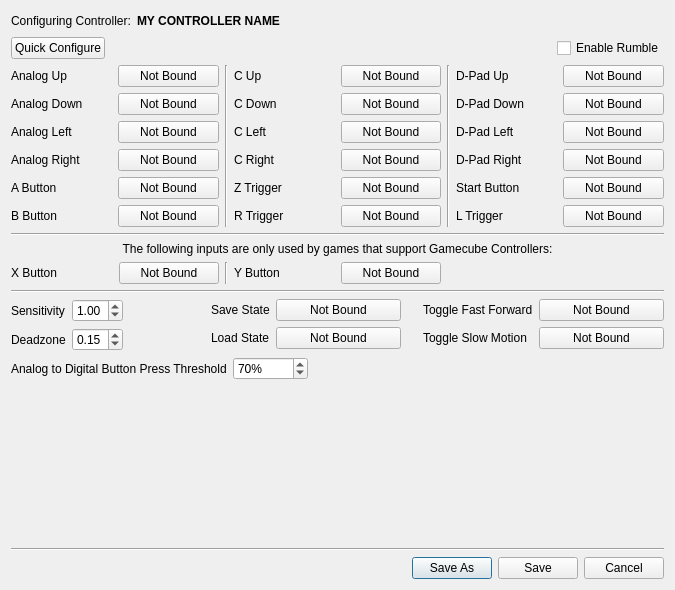
<?xml version="1.0" encoding="UTF-8"?>
<ui version="4.0">
 <class>ControllerConfigDialog</class>
 <widget class="QDialog" name="ControllerConfigDialog">
  <property name="geometry">
   <rect>
    <x>0</x>
    <y>0</y>
    <width>675</width>
    <height>590</height>
   </rect>
  </property>
  <property name="windowTitle">
   <string>Configure Controller</string>
  </property>
  <property name="modal">
   <bool>true</bool>
  </property>
  <layout class="QVBoxLayout" name="verticalLayout">
   <item>
    <layout class="QHBoxLayout" name="horizontalLayout_2">
     <item>
      <widget class="QLabel" name="label_19">
       <property name="text">
        <string>Configuring Controller:</string>
       </property>
      </widget>
     </item>
     <item>
      <widget class="QLabel" name="controllerNameLabel">
       <property name="font">
        <font>
         <weight>75</weight>
         <bold>true</bold>
        </font>
       </property>
       <property name="text">
        <string notr="true">MY CONTROLLER NAME</string>
       </property>
      </widget>
     </item>
     <item>
      <spacer name="horizontalSpacer">
       <property name="orientation">
        <enum>Qt::Horizontal</enum>
       </property>
       <property name="sizeHint" stdset="0">
        <size>
         <width>40</width>
         <height>20</height>
        </size>
       </property>
      </spacer>
     </item>
    </layout>
   </item>
   <item>
    <layout class="QHBoxLayout" name="horizontalLayout_4">
     <item>
      <widget class="QPushButton" name="quickConfigureButton">
       <property name="text">
        <string>Quick Configure</string>
       </property>
       <property name="icon">
        <iconset theme="media-seek-forward">
         <normaloff>.</normaloff>.</iconset>
       </property>
      </widget>
     </item>
     <item>
      <spacer name="horizontalSpacer_4">
       <property name="orientation">
        <enum>Qt::Horizontal</enum>
       </property>
       <property name="sizeHint" stdset="0">
        <size>
         <width>40</width>
         <height>20</height>
        </size>
       </property>
      </spacer>
     </item>
     <item>
      <widget class="QCheckBox" name="rumbleCheckbox">
       <property name="text">
        <string>Enable Rumble</string>
       </property>
      </widget>
     </item>
    </layout>
   </item>
   <item>
    <layout class="QHBoxLayout" name="horizontalLayout" stretch="1,0,1,0,1">
     <item>
      <layout class="QGridLayout" name="gridLayout">
       <item row="0" column="0">
        <widget class="QLabel" name="label">
         <property name="text">
          <string>Analog Up</string>
         </property>
         <property name="buddy">
          <cstring>pushButton</cstring>
         </property>
        </widget>
       </item>
       <item row="0" column="1">
        <widget class="QPushButton" name="pushButton">
         <property name="text">
          <string notr="true">Not Bound</string>
         </property>
         <property name="controllerBinding" stdset="0">
          <number>0</number>
         </property>
         <attribute name="buttonGroup">
          <string notr="true">bindingButtonGroup</string>
         </attribute>
        </widget>
       </item>
       <item row="1" column="0">
        <widget class="QLabel" name="label_2">
         <property name="text">
          <string>Analog Down</string>
         </property>
         <property name="buddy">
          <cstring>pushButton_2</cstring>
         </property>
        </widget>
       </item>
       <item row="1" column="1">
        <widget class="QPushButton" name="pushButton_2">
         <property name="text">
          <string notr="true">Not Bound</string>
         </property>
         <property name="controllerBinding" stdset="0">
          <number>1</number>
         </property>
         <attribute name="buttonGroup">
          <string notr="true">bindingButtonGroup</string>
         </attribute>
        </widget>
       </item>
       <item row="2" column="0">
        <widget class="QLabel" name="label_3">
         <property name="text">
          <string>Analog Left</string>
         </property>
         <property name="buddy">
          <cstring>pushButton_3</cstring>
         </property>
        </widget>
       </item>
       <item row="2" column="1">
        <widget class="QPushButton" name="pushButton_3">
         <property name="text">
          <string notr="true">Not Bound</string>
         </property>
         <property name="controllerBinding" stdset="0">
          <number>2</number>
         </property>
         <attribute name="buttonGroup">
          <string notr="true">bindingButtonGroup</string>
         </attribute>
        </widget>
       </item>
       <item row="3" column="0">
        <widget class="QLabel" name="label_4">
         <property name="text">
          <string>Analog Right</string>
         </property>
         <property name="buddy">
          <cstring>pushButton_4</cstring>
         </property>
        </widget>
       </item>
       <item row="3" column="1">
        <widget class="QPushButton" name="pushButton_4">
         <property name="text">
          <string notr="true">Not Bound</string>
         </property>
         <property name="controllerBinding" stdset="0">
          <number>3</number>
         </property>
         <attribute name="buttonGroup">
          <string notr="true">bindingButtonGroup</string>
         </attribute>
        </widget>
       </item>
       <item row="4" column="0">
        <widget class="QLabel" name="label_5">
         <property name="text">
          <string>A Button</string>
         </property>
         <property name="buddy">
          <cstring>pushButton_5</cstring>
         </property>
        </widget>
       </item>
       <item row="4" column="1">
        <widget class="QPushButton" name="pushButton_5">
         <property name="text">
          <string notr="true">Not Bound</string>
         </property>
         <property name="controllerBinding" stdset="0">
          <number>12</number>
         </property>
         <attribute name="buttonGroup">
          <string notr="true">bindingButtonGroup</string>
         </attribute>
        </widget>
       </item>
       <item row="5" column="0">
        <widget class="QLabel" name="label_6">
         <property name="text">
          <string>B Button</string>
         </property>
         <property name="buddy">
          <cstring>pushButton_6</cstring>
         </property>
        </widget>
       </item>
       <item row="5" column="1">
        <widget class="QPushButton" name="pushButton_6">
         <property name="text">
          <string notr="true">Not Bound</string>
         </property>
         <property name="controllerBinding" stdset="0">
          <number>13</number>
         </property>
         <attribute name="buttonGroup">
          <string notr="true">bindingButtonGroup</string>
         </attribute>
        </widget>
       </item>
      </layout>
     </item>
     <item>
      <widget class="Line" name="line">
       <property name="orientation">
        <enum>Qt::Vertical</enum>
       </property>
      </widget>
     </item>
     <item>
      <layout class="QGridLayout" name="gridLayout_2">
       <item row="0" column="0">
        <widget class="QLabel" name="label_7">
         <property name="text">
          <string>C Up</string>
         </property>
         <property name="buddy">
          <cstring>pushButton_7</cstring>
         </property>
        </widget>
       </item>
       <item row="0" column="1">
        <widget class="QPushButton" name="pushButton_7">
         <property name="text">
          <string notr="true">Not Bound</string>
         </property>
         <property name="controllerBinding" stdset="0">
          <number>4</number>
         </property>
         <attribute name="buttonGroup">
          <string notr="true">bindingButtonGroup</string>
         </attribute>
        </widget>
       </item>
       <item row="1" column="0">
        <widget class="QLabel" name="label_8">
         <property name="text">
          <string>C Down</string>
         </property>
         <property name="buddy">
          <cstring>pushButton_8</cstring>
         </property>
        </widget>
       </item>
       <item row="1" column="1">
        <widget class="QPushButton" name="pushButton_8">
         <property name="text">
          <string notr="true">Not Bound</string>
         </property>
         <property name="controllerBinding" stdset="0">
          <number>5</number>
         </property>
         <attribute name="buttonGroup">
          <string notr="true">bindingButtonGroup</string>
         </attribute>
        </widget>
       </item>
       <item row="2" column="0">
        <widget class="QLabel" name="label_9">
         <property name="text">
          <string>C Left</string>
         </property>
         <property name="buddy">
          <cstring>pushButton_9</cstring>
         </property>
        </widget>
       </item>
       <item row="2" column="1">
        <widget class="QPushButton" name="pushButton_9">
         <property name="text">
          <string notr="true">Not Bound</string>
         </property>
         <property name="controllerBinding" stdset="0">
          <number>6</number>
         </property>
         <attribute name="buttonGroup">
          <string notr="true">bindingButtonGroup</string>
         </attribute>
        </widget>
       </item>
       <item row="3" column="0">
        <widget class="QLabel" name="label_10">
         <property name="text">
          <string>C Right</string>
         </property>
         <property name="buddy">
          <cstring>pushButton_10</cstring>
         </property>
        </widget>
       </item>
       <item row="3" column="1">
        <widget class="QPushButton" name="pushButton_10">
         <property name="text">
          <string notr="true">Not Bound</string>
         </property>
         <property name="controllerBinding" stdset="0">
          <number>7</number>
         </property>
         <attribute name="buttonGroup">
          <string notr="true">bindingButtonGroup</string>
         </attribute>
        </widget>
       </item>
       <item row="4" column="0">
        <widget class="QLabel" name="label_11">
         <property name="text">
          <string>Z Trigger</string>
         </property>
         <property name="buddy">
          <cstring>pushButton_11</cstring>
         </property>
        </widget>
       </item>
       <item row="4" column="1">
        <widget class="QPushButton" name="pushButton_11">
         <property name="text">
          <string notr="true">Not Bound</string>
         </property>
         <property name="controllerBinding" stdset="0">
          <number>15</number>
         </property>
         <attribute name="buttonGroup">
          <string notr="true">bindingButtonGroup</string>
         </attribute>
        </widget>
       </item>
       <item row="5" column="0">
        <widget class="QLabel" name="label_12">
         <property name="text">
          <string>R Trigger</string>
         </property>
         <property name="buddy">
          <cstring>pushButton_12</cstring>
         </property>
        </widget>
       </item>
       <item row="5" column="1">
        <widget class="QPushButton" name="pushButton_12">
         <property name="text">
          <string notr="true">Not Bound</string>
         </property>
         <property name="controllerBinding" stdset="0">
          <number>16</number>
         </property>
         <attribute name="buttonGroup">
          <string notr="true">bindingButtonGroup</string>
         </attribute>
        </widget>
       </item>
      </layout>
     </item>
     <item>
      <widget class="Line" name="line_2">
       <property name="orientation">
        <enum>Qt::Vertical</enum>
       </property>
      </widget>
     </item>
     <item>
      <layout class="QGridLayout" name="gridLayout_3">
       <item row="0" column="0">
        <widget class="QLabel" name="label_13">
         <property name="text">
          <string>D-Pad Up</string>
         </property>
         <property name="buddy">
          <cstring>pushButton_13</cstring>
         </property>
        </widget>
       </item>
       <item row="0" column="1">
        <widget class="QPushButton" name="pushButton_13">
         <property name="text">
          <string notr="true">Not Bound</string>
         </property>
         <property name="controllerBinding" stdset="0">
          <number>8</number>
         </property>
         <attribute name="buttonGroup">
          <string notr="true">bindingButtonGroup</string>
         </attribute>
        </widget>
       </item>
       <item row="1" column="0">
        <widget class="QLabel" name="label_14">
         <property name="text">
          <string>D-Pad Down</string>
         </property>
         <property name="buddy">
          <cstring>pushButton_14</cstring>
         </property>
        </widget>
       </item>
       <item row="1" column="1">
        <widget class="QPushButton" name="pushButton_14">
         <property name="text">
          <string notr="true">Not Bound</string>
         </property>
         <property name="controllerBinding" stdset="0">
          <number>9</number>
         </property>
         <attribute name="buttonGroup">
          <string notr="true">bindingButtonGroup</string>
         </attribute>
        </widget>
       </item>
       <item row="2" column="0">
        <widget class="QLabel" name="label_15">
         <property name="text">
          <string>D-Pad Left</string>
         </property>
         <property name="buddy">
          <cstring>pushButton_15</cstring>
         </property>
        </widget>
       </item>
       <item row="2" column="1">
        <widget class="QPushButton" name="pushButton_15">
         <property name="text">
          <string notr="true">Not Bound</string>
         </property>
         <property name="controllerBinding" stdset="0">
          <number>10</number>
         </property>
         <attribute name="buttonGroup">
          <string notr="true">bindingButtonGroup</string>
         </attribute>
        </widget>
       </item>
       <item row="3" column="0">
        <widget class="QLabel" name="label_16">
         <property name="text">
          <string>D-Pad Right</string>
         </property>
         <property name="buddy">
          <cstring>pushButton_16</cstring>
         </property>
        </widget>
       </item>
       <item row="3" column="1">
        <widget class="QPushButton" name="pushButton_16">
         <property name="text">
          <string notr="true">Not Bound</string>
         </property>
         <property name="controllerBinding" stdset="0">
          <number>11</number>
         </property>
         <attribute name="buttonGroup">
          <string notr="true">bindingButtonGroup</string>
         </attribute>
        </widget>
       </item>
       <item row="4" column="0">
        <widget class="QLabel" name="label_17">
         <property name="text">
          <string>Start Button</string>
         </property>
         <property name="buddy">
          <cstring>pushButton_17</cstring>
         </property>
        </widget>
       </item>
       <item row="4" column="1">
        <widget class="QPushButton" name="pushButton_17">
         <property name="text">
          <string notr="true">Not Bound</string>
         </property>
         <property name="controllerBinding" stdset="0">
          <number>17</number>
         </property>
         <attribute name="buttonGroup">
          <string notr="true">bindingButtonGroup</string>
         </attribute>
        </widget>
       </item>
       <item row="5" column="0">
        <widget class="QLabel" name="label_18">
         <property name="text">
          <string>L Trigger</string>
         </property>
         <property name="buddy">
          <cstring>pushButton_18</cstring>
         </property>
        </widget>
       </item>
       <item row="5" column="1">
        <widget class="QPushButton" name="pushButton_18">
         <property name="text">
          <string notr="true">Not Bound</string>
         </property>
         <property name="controllerBinding" stdset="0">
          <number>14</number>
         </property>
         <attribute name="buttonGroup">
          <string notr="true">bindingButtonGroup</string>
         </attribute>
        </widget>
       </item>
      </layout>
     </item>
    </layout>
   </item>
   <item>
    <widget class="Line" name="line_4">
     <property name="orientation">
      <enum>Qt::Horizontal</enum>
     </property>
    </widget>
   </item>
   <item>
    <widget class="QLabel" name="label_34">
     <property name="text">
      <string>The following inputs are only used by games that support Gamecube Controllers:</string>
     </property>
     <property name="alignment">
      <set>Qt::AlignCenter</set>
     </property>
     <property name="wordWrap">
      <bool>true</bool>
     </property>
    </widget>
   </item>
   <item>
    <layout class="QHBoxLayout" name="horizontalLayout_7">
     <item>
      <layout class="QGridLayout" name="gridLayout_9">
       <property name="horizontalSpacing">
        <number>7</number>
       </property>
       <item row="0" column="0">
        <widget class="QLabel" name="label_32">
         <property name="text">
          <string>X Button</string>
         </property>
        </widget>
       </item>
       <item row="0" column="1">
        <widget class="QPushButton" name="pushButton_29">
         <property name="text">
          <string>Not Bound</string>
         </property>
         <property name="controllerBinding" stdset="0">
          <number>18</number>
         </property>
         <attribute name="buttonGroup">
          <string notr="true">bindingButtonGroup</string>
         </attribute>
        </widget>
       </item>
      </layout>
     </item>
     <item>
      <widget class="Line" name="line_5">
       <property name="orientation">
        <enum>Qt::Vertical</enum>
       </property>
      </widget>
     </item>
     <item>
      <layout class="QGridLayout" name="gridLayout_10">
       <item row="0" column="1">
        <widget class="QPushButton" name="pushButton_30">
         <property name="text">
          <string>Not Bound</string>
         </property>
         <property name="controllerBinding" stdset="0">
          <number>19</number>
         </property>
         <attribute name="buttonGroup">
          <string notr="true">bindingButtonGroup</string>
         </attribute>
        </widget>
       </item>
       <item row="0" column="0">
        <widget class="QLabel" name="label_33">
         <property name="text">
          <string>Y Button</string>
         </property>
        </widget>
       </item>
      </layout>
     </item>
     <item>
      <widget class="Line" name="line_7">
       <property name="lineWidth">
        <number>0</number>
       </property>
       <property name="orientation">
        <enum>Qt::Vertical</enum>
       </property>
      </widget>
     </item>
     <item>
      <layout class="QGridLayout" name="gridLayout_11">
       <item row="0" column="1">
        <widget class="QLabel" name="label_35">
         <property name="text">
          <string/>
         </property>
        </widget>
       </item>
       <item row="0" column="0">
        <widget class="QLabel" name="label_36">
         <property name="text">
          <string/>
         </property>
        </widget>
       </item>
      </layout>
     </item>
    </layout>
   </item>
   <item>
    <widget class="Line" name="line_6">
     <property name="orientation">
      <enum>Qt::Horizontal</enum>
     </property>
    </widget>
   </item>
   <item>
    <layout class="QHBoxLayout" name="horizontalLayout_3">
     <item>
      <layout class="QGridLayout" name="gridLayout_4">
       <item row="0" column="0">
        <widget class="QLabel" name="label_21">
         <property name="text">
          <string>Sensitivity</string>
         </property>
         <property name="buddy">
          <cstring>sensitivitySpinner</cstring>
         </property>
        </widget>
       </item>
       <item row="0" column="1">
        <widget class="QDoubleSpinBox" name="sensitivitySpinner">
         <property name="minimum">
          <double>0.500000000000000</double>
         </property>
         <property name="maximum">
          <double>2.000000000000000</double>
         </property>
         <property name="singleStep">
          <double>0.010000000000000</double>
         </property>
         <property name="value">
          <double>1.000000000000000</double>
         </property>
        </widget>
       </item>
       <item row="1" column="0">
        <widget class="QLabel" name="label_22">
         <property name="text">
          <string>Deadzone</string>
         </property>
         <property name="buddy">
          <cstring>deadzoneSpinner</cstring>
         </property>
        </widget>
       </item>
       <item row="1" column="1">
        <widget class="QDoubleSpinBox" name="deadzoneSpinner">
         <property name="maximum">
          <double>1.000000000000000</double>
         </property>
         <property name="singleStep">
          <double>0.010000000000000</double>
         </property>
         <property name="value">
          <double>0.150000000000000</double>
         </property>
        </widget>
       </item>
      </layout>
     </item>
     <item>
      <spacer name="horizontalSpacer_2">
       <property name="orientation">
        <enum>Qt::Horizontal</enum>
       </property>
       <property name="sizeHint" stdset="0">
        <size>
         <width>40</width>
         <height>20</height>
        </size>
       </property>
      </spacer>
     </item>
     <item>
      <layout class="QGridLayout" name="gridLayout_5">
       <item row="0" column="4">
        <widget class="QPushButton" name="pushButton_21">
         <property name="minimumSize">
          <size>
           <width>125</width>
           <height>0</height>
          </size>
         </property>
         <property name="text">
          <string notr="true">Not Bound</string>
         </property>
         <property name="controllerBinding" stdset="0">
          <number>22</number>
         </property>
         <attribute name="buttonGroup">
          <string notr="true">bindingButtonGroup</string>
         </attribute>
        </widget>
       </item>
       <item row="0" column="0">
        <widget class="QLabel" name="label_23">
         <property name="text">
          <string>Save State</string>
         </property>
         <property name="buddy">
          <cstring>pushButton_19</cstring>
         </property>
        </widget>
       </item>
       <item row="0" column="1">
        <widget class="QPushButton" name="pushButton_19">
         <property name="minimumSize">
          <size>
           <width>125</width>
           <height>0</height>
          </size>
         </property>
         <property name="text">
          <string notr="true">Not Bound</string>
         </property>
         <property name="controllerBinding" stdset="0">
          <number>20</number>
         </property>
         <attribute name="buttonGroup">
          <string notr="true">bindingButtonGroup</string>
         </attribute>
        </widget>
       </item>
       <item row="1" column="0">
        <widget class="QLabel" name="label_24">
         <property name="text">
          <string>Load State</string>
         </property>
         <property name="buddy">
          <cstring>pushButton_20</cstring>
         </property>
        </widget>
       </item>
       <item row="1" column="1">
        <widget class="QPushButton" name="pushButton_20">
         <property name="minimumSize">
          <size>
           <width>125</width>
           <height>0</height>
          </size>
         </property>
         <property name="text">
          <string notr="true">Not Bound</string>
         </property>
         <property name="controllerBinding" stdset="0">
          <number>21</number>
         </property>
         <attribute name="buttonGroup">
          <string notr="true">bindingButtonGroup</string>
         </attribute>
        </widget>
       </item>
       <item row="1" column="4">
        <widget class="QPushButton" name="pushButton_22">
         <property name="minimumSize">
          <size>
           <width>125</width>
           <height>0</height>
          </size>
         </property>
         <property name="text">
          <string notr="true">Not Bound</string>
         </property>
         <property name="controllerBinding" stdset="0">
          <number>23</number>
         </property>
         <attribute name="buttonGroup">
          <string notr="true">bindingButtonGroup</string>
         </attribute>
        </widget>
       </item>
       <item row="1" column="3">
        <widget class="QLabel" name="label_25">
         <property name="text">
          <string>Toggle Slow Motion</string>
         </property>
         <property name="buddy">
          <cstring>pushButton_22</cstring>
         </property>
        </widget>
       </item>
       <item row="0" column="3">
        <widget class="QLabel" name="label_20">
         <property name="text">
          <string>Toggle Fast Forward</string>
         </property>
         <property name="buddy">
          <cstring>pushButton_21</cstring>
         </property>
        </widget>
       </item>
       <item row="0" column="2">
        <spacer name="horizontalSpacer_3">
         <property name="orientation">
          <enum>Qt::Horizontal</enum>
         </property>
         <property name="sizeType">
          <enum>QSizePolicy::Fixed</enum>
         </property>
         <property name="sizeHint" stdset="0">
          <size>
           <width>16</width>
           <height>20</height>
          </size>
         </property>
        </spacer>
       </item>
      </layout>
     </item>
    </layout>
   </item>
   <item>
    <layout class="QHBoxLayout" name="horizontalLayout_6">
     <item>
      <widget class="QLabel" name="label_26">
       <property name="toolTip">
        <string>How far you need to press down a trigger or tilt a control stick that is bound to an N64 button before it is considered a button press</string>
       </property>
       <property name="text">
        <string>Analog to Digital Button Press Threshold</string>
       </property>
       <property name="buddy">
        <cstring>axisThresholdSpinner</cstring>
       </property>
      </widget>
     </item>
     <item>
      <widget class="QSpinBox" name="axisThresholdSpinner">
       <property name="minimumSize">
        <size>
         <width>75</width>
         <height>0</height>
        </size>
       </property>
       <property name="suffix">
        <string notr="true">%</string>
       </property>
       <property name="minimum">
        <number>10</number>
       </property>
       <property name="maximum">
        <number>99</number>
       </property>
       <property name="value">
        <number>70</number>
       </property>
      </widget>
     </item>
     <item>
      <spacer name="horizontalSpacer_6">
       <property name="orientation">
        <enum>Qt::Horizontal</enum>
       </property>
       <property name="sizeHint" stdset="0">
        <size>
         <width>40</width>
         <height>20</height>
        </size>
       </property>
      </spacer>
     </item>
    </layout>
   </item>
   <item>
    <spacer name="verticalSpacer">
     <property name="orientation">
      <enum>Qt::Vertical</enum>
     </property>
     <property name="sizeHint" stdset="0">
      <size>
       <width>20</width>
       <height>40</height>
      </size>
     </property>
    </spacer>
   </item>
   <item>
    <widget class="Line" name="line_3">
     <property name="orientation">
      <enum>Qt::Horizontal</enum>
     </property>
    </widget>
   </item>
   <item>
    <layout class="QHBoxLayout" name="horizontalLayout_5">
     <item>
      <spacer name="horizontalSpacer_5">
       <property name="orientation">
        <enum>Qt::Horizontal</enum>
       </property>
       <property name="sizeHint" stdset="0">
        <size>
         <width>40</width>
         <height>20</height>
        </size>
       </property>
      </spacer>
     </item>
     <item>
      <widget class="QPushButton" name="saveAsButton">
       <property name="text">
        <string>Save As</string>
       </property>
       <property name="icon">
        <iconset theme="document-save-as">
         <normaloff>.</normaloff>.</iconset>
       </property>
       <property name="default">
        <bool>true</bool>
       </property>
       <attribute name="buttonGroup">
        <string notr="true">buttonGroup</string>
       </attribute>
      </widget>
     </item>
     <item>
      <widget class="QPushButton" name="saveButton">
       <property name="enabled">
        <bool>true</bool>
       </property>
       <property name="text">
        <string>Save</string>
       </property>
       <property name="icon">
        <iconset theme="document-save">
         <normaloff>.</normaloff>.</iconset>
       </property>
       <attribute name="buttonGroup">
        <string notr="true">buttonGroup</string>
       </attribute>
      </widget>
     </item>
     <item>
      <widget class="QPushButton" name="cancelButton">
       <property name="text">
        <string>Cancel</string>
       </property>
       <property name="icon">
        <iconset theme="dialog-cancel">
         <normaloff>.</normaloff>.</iconset>
       </property>
       <attribute name="buttonGroup">
        <string notr="true">buttonGroup</string>
       </attribute>
      </widget>
     </item>
    </layout>
   </item>
  </layout>
 </widget>
 <tabstops>
  <tabstop>quickConfigureButton</tabstop>
  <tabstop>rumbleCheckbox</tabstop>
  <tabstop>pushButton</tabstop>
  <tabstop>pushButton_2</tabstop>
  <tabstop>pushButton_3</tabstop>
  <tabstop>pushButton_4</tabstop>
  <tabstop>pushButton_5</tabstop>
  <tabstop>pushButton_6</tabstop>
  <tabstop>pushButton_7</tabstop>
  <tabstop>pushButton_8</tabstop>
  <tabstop>pushButton_9</tabstop>
  <tabstop>pushButton_10</tabstop>
  <tabstop>pushButton_11</tabstop>
  <tabstop>pushButton_12</tabstop>
  <tabstop>pushButton_13</tabstop>
  <tabstop>pushButton_14</tabstop>
  <tabstop>pushButton_15</tabstop>
  <tabstop>pushButton_16</tabstop>
  <tabstop>pushButton_17</tabstop>
  <tabstop>pushButton_18</tabstop>
  <tabstop>pushButton_29</tabstop>
  <tabstop>pushButton_30</tabstop>
  <tabstop>sensitivitySpinner</tabstop>
  <tabstop>deadzoneSpinner</tabstop>
  <tabstop>pushButton_19</tabstop>
  <tabstop>pushButton_20</tabstop>
  <tabstop>pushButton_21</tabstop>
  <tabstop>pushButton_22</tabstop>
  <tabstop>axisThresholdSpinner</tabstop>
  <tabstop>saveAsButton</tabstop>
  <tabstop>saveButton</tabstop>
  <tabstop>cancelButton</tabstop>
 </tabstops>
 <resources/>
 <connections>
  <connection>
   <sender>quickConfigureButton</sender>
   <signal>clicked()</signal>
   <receiver>ControllerConfigDialog</receiver>
   <slot>bindAll()</slot>
   <hints>
    <hint type="sourcelabel">
     <x>83</x>
     <y>44</y>
    </hint>
    <hint type="destinationlabel">
     <x>574</x>
     <y>14</y>
    </hint>
   </hints>
  </connection>
  <connection>
   <sender>cancelButton</sender>
   <signal>clicked()</signal>
   <receiver>ControllerConfigDialog</receiver>
   <slot>reject()</slot>
   <hints>
    <hint type="sourcelabel">
     <x>667</x>
     <y>582</y>
    </hint>
    <hint type="destinationlabel">
     <x>671</x>
     <y>368</y>
    </hint>
   </hints>
  </connection>
  <connection>
   <sender>saveButton</sender>
   <signal>clicked()</signal>
   <receiver>ControllerConfigDialog</receiver>
   <slot>save()</slot>
   <hints>
    <hint type="sourcelabel">
     <x>577</x>
     <y>582</y>
    </hint>
    <hint type="destinationlabel">
     <x>673</x>
     <y>335</y>
    </hint>
   </hints>
  </connection>
  <connection>
   <sender>saveAsButton</sender>
   <signal>clicked()</signal>
   <receiver>ControllerConfigDialog</receiver>
   <slot>saveAs()</slot>
   <hints>
    <hint type="sourcelabel">
     <x>487</x>
     <y>582</y>
    </hint>
    <hint type="destinationlabel">
     <x>673</x>
     <y>312</y>
    </hint>
   </hints>
  </connection>
 </connections>
 <slots>
  <slot>save()</slot>
  <slot>bindAll()</slot>
  <slot>saveAs()</slot>
 </slots>
 <buttongroups>
  <buttongroup name="bindingButtonGroup">
   <property name="exclusive">
    <bool>false</bool>
   </property>
  </buttongroup>
  <buttongroup name="buttonGroup"/>
 </buttongroups>
</ui>
